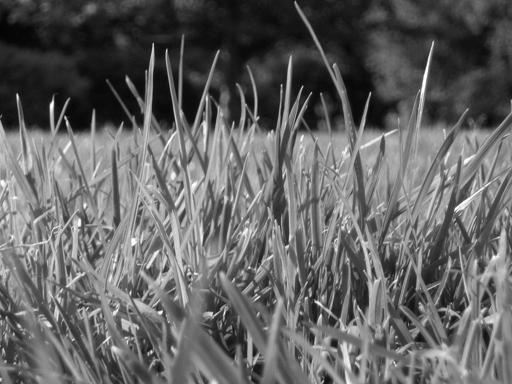
%> input picture labs-master/Part-1_ Image Enhancement/images/image1.jpg, 512 x 384 px
$ octave --eval "result = compute_gradient(imread('images/image1.jpg'));"   (GNU Octave 9; MATLAB toolbox functions it lacks are replaced by stand-ins)
%> lines starting %> are read from the running program, lines starting %| are printed output that depends on the picture
function [Gx, Gy, im_magnitude,im_direction] = compute_gradient(image)
% fprintf('Not implemented\n')
image=im2double(image);
Gx=imfilter(image,[1,0,-1;2,0,-2;1,0,-1]);
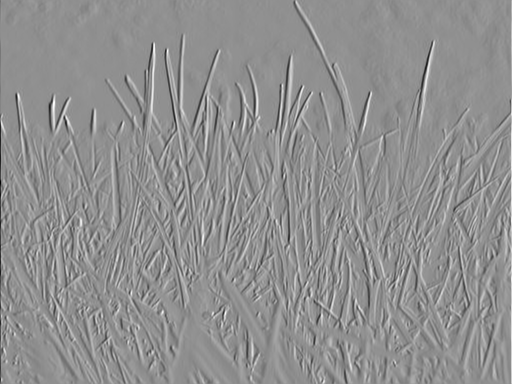
%> Gx: size 384x512 double; min -3.99, max 3.06, mean 0.00017; drawn with min black and max white
Gy=imfilter(image,[1,2,1;0,0,0;-1,-2,-1]);
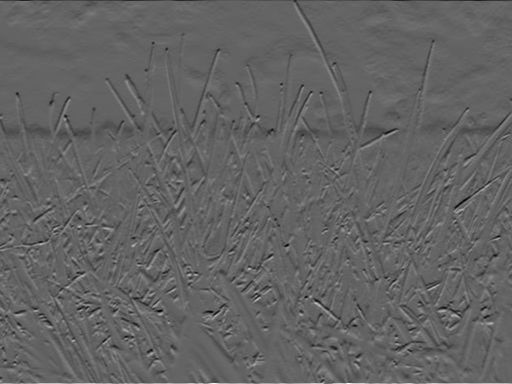
%> Gy: size 384x512 double; min -2.4, max 3.73, mean -0.00234; drawn with min black and max white
disp(Gx);
disp(Gy);

im_magnitude=sqrt(Gx.^2 + Gy.^2);
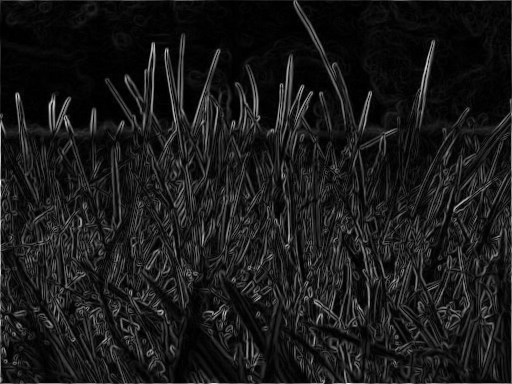
%> im_magnitude: size 384x512 double; min 0, max 3.99, mean 0.402; drawn with min black and max white


im_direction=atan(Gy./Gx);
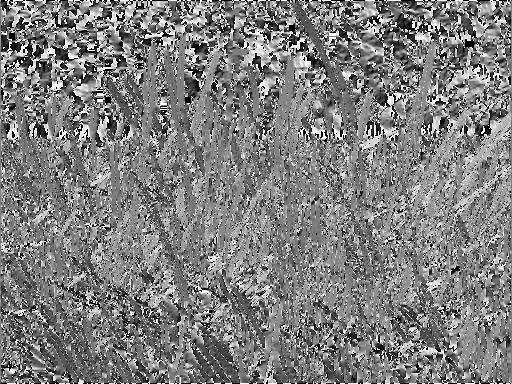
%> im_direction: size 384x512 double; 0.14% of the values are NaN or infinite; the others: min -1.57, max 1.57, mean -0.00343; drawn with min black, max white, NaN and infinite black


end

$ run again, on labs-master/Part-1_ Image Enhancement/images/image2.jpg
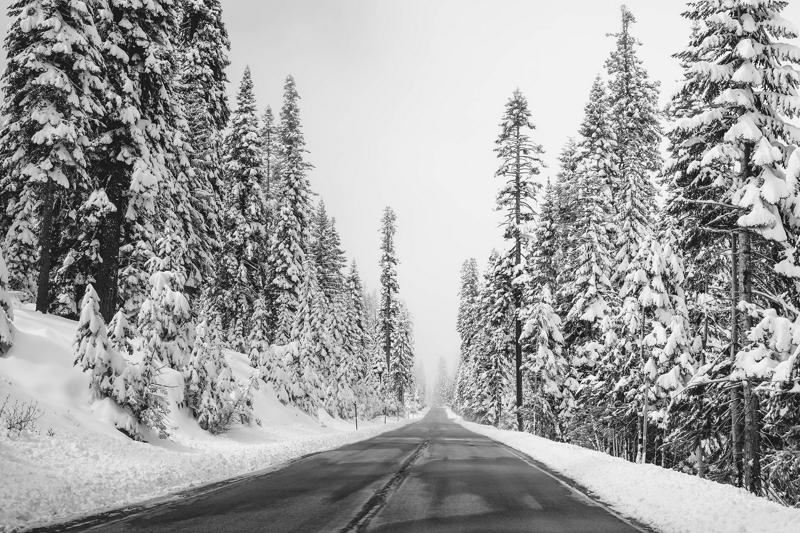
%> input picture labs-master/Part-1_ Image Enhancement/images/image2.jpg, 800 x 533 px
%> in compute_gradient, `im_magnitude=sqrt(Gx.^2 + Gy.^2);`:
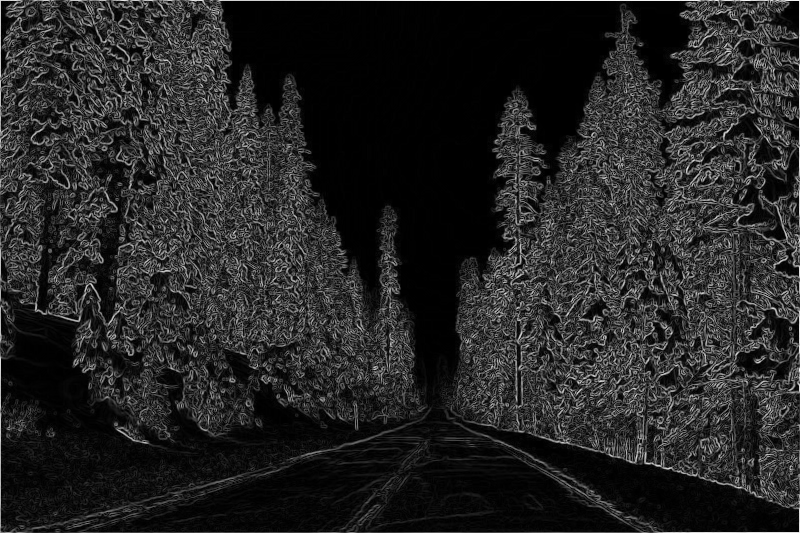
%> im_magnitude: size 533x800 double; min 0, max 3.93, mean 0.579; drawn with min black and max white
%> in compute_gradient, `im_direction=atan(Gy./Gx);`:
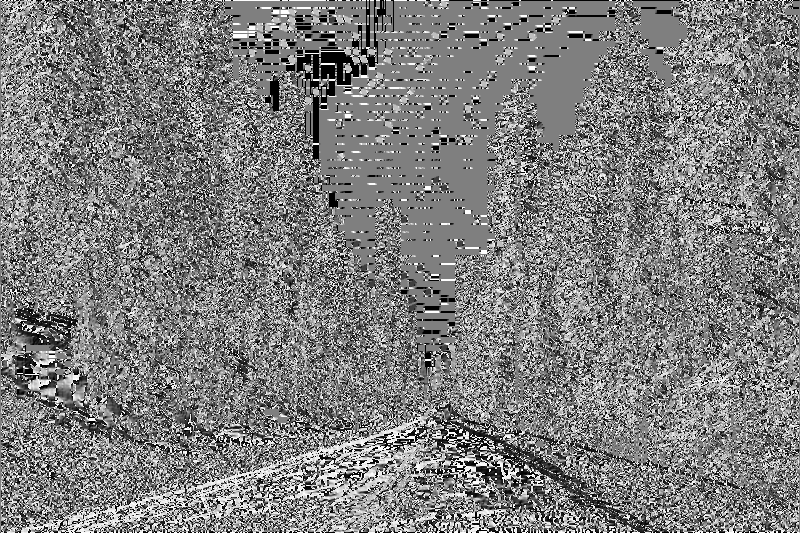
%> im_direction: size 533x800 double; 0.58% of the values are NaN or infinite; the others: min -1.57, max 1.57, mean -0.00322; drawn with min black, max white, NaN and infinite black
